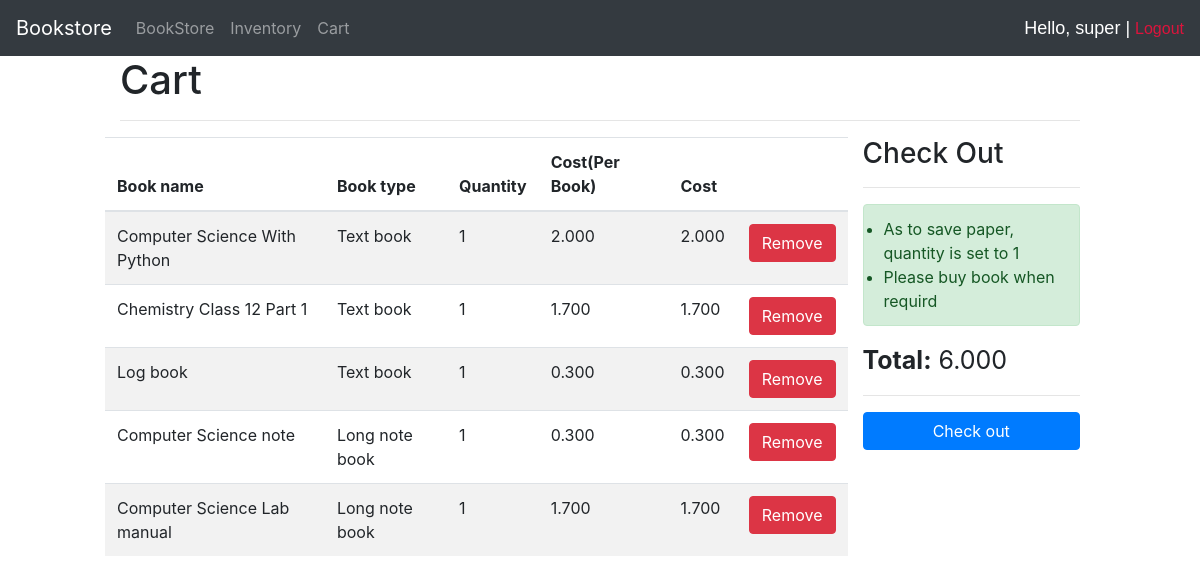
Before: /cart/ (signed in) with the older database file.
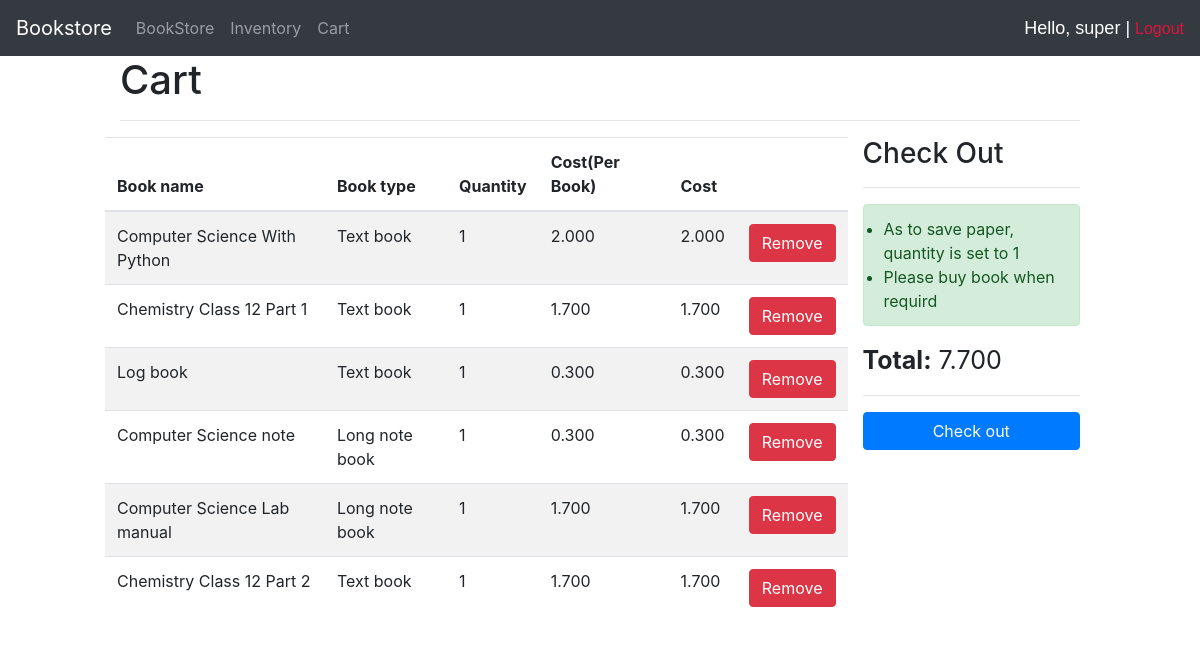
After: the same page with the newer database file.
### store/models.py (models this page shows, shortened)
class Cart(models.Model) :
    user = models.ForeignKey(Account, on_delete=models.CASCADE)
    book_name = models.ForeignKey(Book, on_delete=models.CASCADE)
    book_type = models.CharField(max_length=100, editable=False)
    quantity = models.IntegerField(default=1)
    cost = models.DecimalField(max_digits=5, decimal_places=3, editable=False)
    total_cost = models.DecimalField(max_digits=7, decimal_places=3, editable=False)

### inventory/models.py (models this page shows)
class Book(models.Model) :
    subject_choice = (('English', 'English'),
                    ('Math', 'Math'),
                    ('Science', 'Science'),
                    ('Physics', 'Physics'),
                    ('Chemistry', 'Chemistry'),
                    ('Biology', 'Biology'),
                    ('Computer Science', 'Computer Science'),
                    ('Social Studies', 'Social Studies'),
                    ('Hindi', 'Hindi'),
                    ('Arabic', 'Arabic'),
                    )
    type_choice = (('Text book', 'Text book'),
                    ('Long note book', 'Long note book'),
                    ('Short note book', 'Short note book')
                    )
    grade_choice = (('1', '1'),
                    ('2', '2'),
                    ('3', '3'),
                    ('4', '4'),
                    ('5', '5'),
                    ('6', '6'),
                    ('7', '7'),
                    ('8', '8'),
                    ('9', '9'),
                    ('10','10'),
                    ('11','11'),
                    ('12','12'),
                    ('All', 'All')
                    )
    name = models.CharField(max_length=100, unique=True)
    subject = models.CharField(max_length=100, choices=subject_choice)
    book_type = models.CharField(max_length=100, choices=type_choice)
    grade = models.CharField(max_length=100, choices=grade_choice)
    stock = models.IntegerField()
    cost = models.DecimalField(max_digits=5, decimal_places=3)
    def __str__(self):
        return(self.name)

### store/views.py (the view)
# urls.py: path('cart/', views.cart, name='cart'),
@login_required(login_url='login')
def cart(request) :
    user = request.user
    cart = Cart.objects.filter(user=user)
    costs = Cart.objects.filter(user=user).values('total_cost')
    sub_total = 0.000
    if len(cart) != 0 :
        for cost in costs :
            sub_total += float(cost['total_cost'])
    else :
        sub_total = 0.000
    sub_total = ('{:.3f}'.format(sub_total))
    context = {'cart':cart, 'sub_total':sub_total}
    return(render(request, 'store/cart.html', context))

### account/models.py (called while the page is built)
    def __str__(self) :
        return(self.first_name)

### store/templates/store/cart.html (shortened to what this page needs)
{% extends 'store/main.html' %}
{% block content %}
    <h1>Cart</h1>
    <hr>
    <div class="row">
        <table class="table table-striped col-9">
            <thead>
            <tr>
                <th scope="col">Book name</th>
                <th scope="col">Book type</th>
                <th scope="col">Quantity</th>
                <th scope="col">Cost(Per Book)</th>
                <th scope="col">Cost</th>
                <th scope="col"></th>
            </tr>
            </thead>
            <tbody>
            {% for book in cart %}
                <tr>
                    <td>{{book.book_name}}</td>
                    <td>{{book.book_type}}</td>
                    <td>{{book.quantity}}</td>
                    <td>{{book.cost}}</td>
                    <td>{{book.total_cost}}</td>
                    <td><a href="{% url 'remove_from_cart2' book.id %}" class="btn btn-danger">Remove</a></td>
                </tr>
            {% endfor %}
            </tbody>
        </table>
        <div class="col-3">
            <h3>Check Out</h3>
            <hr>
            <ul class="alert alert-success" role="alert">
                <li>As to save paper, quantity is set to 1</li>
                <li>Please buy book when requird</li>
            </ul>
            <div id="total">
                <b>Total:</b> {{sub_total}}
            </div>
            <hr>
            <a href="{% url 'receipt' %}" class="btn btn-primary">Check out</a>
        </div>
    </div>
{% endblock %}

Changed rows visible on the page:
added Cart: book_name "Chemistry Class 12 Part 2", book_type "Text book", quantity "1", cost "1.700", total_cost "1.700"
Other visible differences:
{{ sub_total }}: "6.000" → "7.700"
